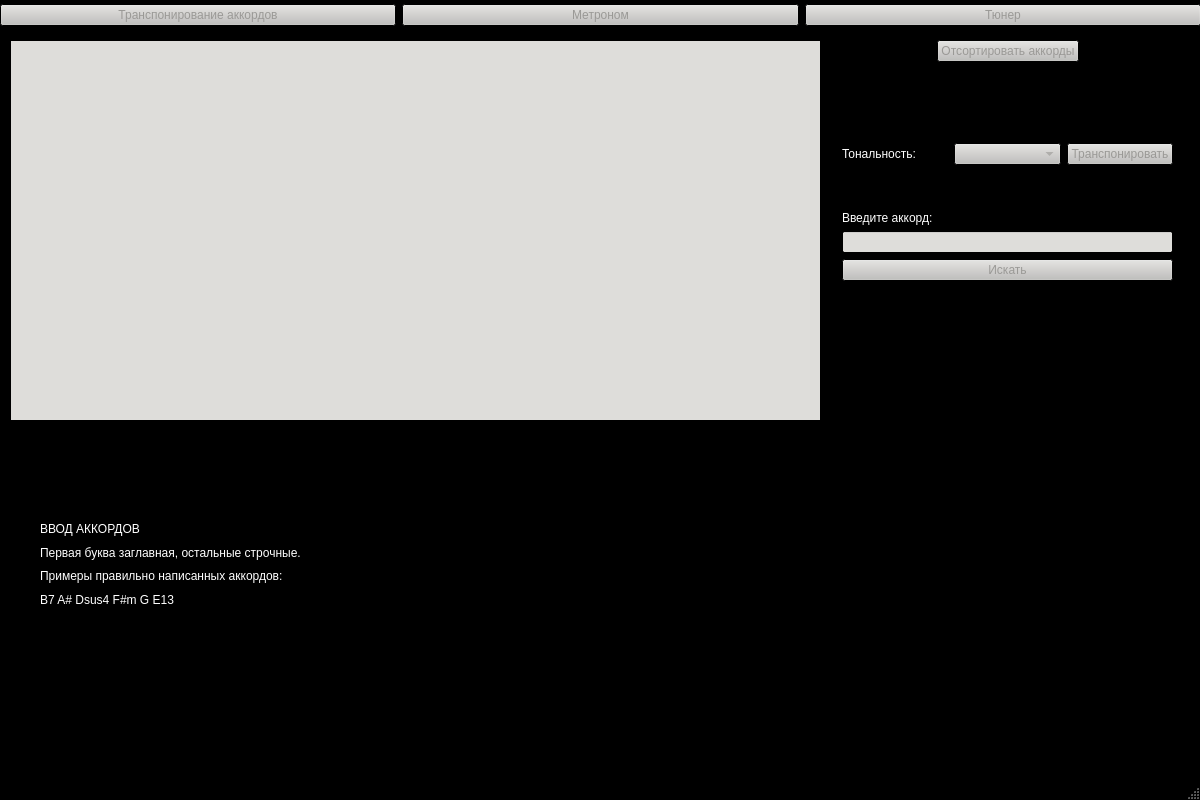
<?xml version="1.0" encoding="UTF-8"?>
<ui version="4.0">
 <class>MainWindow</class>
 <widget class="QMainWindow" name="MainWindow">
  <property name="geometry">
   <rect>
    <x>0</x>
    <y>0</y>
    <width>1200</width>
    <height>800</height>
   </rect>
  </property>
  <property name="palette">
   <palette>
    <active>
     <colorrole role="Window">
      <brush brushstyle="SolidPattern">
       <color alpha="255">
        <red>0</red>
        <green>0</green>
        <blue>0</blue>
       </color>
      </brush>
     </colorrole>
    </active>
    <inactive>
     <colorrole role="Window">
      <brush brushstyle="SolidPattern">
       <color alpha="255">
        <red>0</red>
        <green>0</green>
        <blue>0</blue>
       </color>
      </brush>
     </colorrole>
    </inactive>
    <disabled>
     <colorrole role="Base">
      <brush brushstyle="SolidPattern">
       <color alpha="255">
        <red>0</red>
        <green>0</green>
        <blue>0</blue>
       </color>
      </brush>
     </colorrole>
     <colorrole role="Window">
      <brush brushstyle="SolidPattern">
       <color alpha="255">
        <red>0</red>
        <green>0</green>
        <blue>0</blue>
       </color>
      </brush>
     </colorrole>
    </disabled>
   </palette>
  </property>
  <property name="windowTitle">
   <string>MainWindow</string>
  </property>
  <widget class="QWidget" name="centralwidget">
   <property name="palette">
    <palette>
     <active>
      <colorrole role="WindowText">
       <brush brushstyle="SolidPattern">
        <color alpha="255">
         <red>255</red>
         <green>255</green>
         <blue>255</blue>
        </color>
       </brush>
      </colorrole>
      <colorrole role="Button">
       <brush brushstyle="SolidPattern">
        <color alpha="255">
         <red>198</red>
         <green>70</green>
         <blue>0</blue>
        </color>
       </brush>
      </colorrole>
      <colorrole role="Light">
       <brush brushstyle="SolidPattern">
        <color alpha="255">
         <red>255</red>
         <green>255</green>
         <blue>255</blue>
        </color>
       </brush>
      </colorrole>
      <colorrole role="Text">
       <brush brushstyle="SolidPattern">
        <color alpha="255">
         <red>0</red>
         <green>0</green>
         <blue>0</blue>
        </color>
       </brush>
      </colorrole>
      <colorrole role="ButtonText">
       <brush brushstyle="SolidPattern">
        <color alpha="255">
         <red>255</red>
         <green>255</green>
         <blue>255</blue>
        </color>
       </brush>
      </colorrole>
      <colorrole role="Base">
       <brush brushstyle="SolidPattern">
        <color alpha="255">
         <red>222</red>
         <green>221</green>
         <blue>218</blue>
        </color>
       </brush>
      </colorrole>
      <colorrole role="Window">
       <brush brushstyle="SolidPattern">
        <color alpha="255">
         <red>0</red>
         <green>0</green>
         <blue>0</blue>
        </color>
       </brush>
      </colorrole>
      <colorrole role="Shadow">
       <brush brushstyle="SolidPattern">
        <color alpha="255">
         <red>0</red>
         <green>0</green>
         <blue>0</blue>
        </color>
       </brush>
      </colorrole>
      <colorrole role="Highlight">
       <brush brushstyle="SolidPattern">
        <color alpha="255">
         <red>198</red>
         <green>70</green>
         <blue>0</blue>
        </color>
       </brush>
      </colorrole>
      <colorrole role="Link">
       <brush brushstyle="SolidPattern">
        <color alpha="255">
         <red>165</red>
         <green>29</green>
         <blue>45</blue>
        </color>
       </brush>
      </colorrole>
      <colorrole role="Accent">
       <brush brushstyle="SolidPattern">
        <color alpha="255">
         <red>198</red>
         <green>70</green>
         <blue>0</blue>
        </color>
       </brush>
      </colorrole>
     </active>
     <inactive>
      <colorrole role="WindowText">
       <brush brushstyle="SolidPattern">
        <color alpha="255">
         <red>255</red>
         <green>255</green>
         <blue>255</blue>
        </color>
       </brush>
      </colorrole>
      <colorrole role="Button">
       <brush brushstyle="SolidPattern">
        <color alpha="255">
         <red>192</red>
         <green>191</green>
         <blue>188</blue>
        </color>
       </brush>
      </colorrole>
      <colorrole role="ButtonText">
       <brush brushstyle="SolidPattern">
        <color alpha="255">
         <red>154</red>
         <green>153</green>
         <blue>150</blue>
        </color>
       </brush>
      </colorrole>
      <colorrole role="Base">
       <brush brushstyle="SolidPattern">
        <color alpha="255">
         <red>222</red>
         <green>221</green>
         <blue>218</blue>
        </color>
       </brush>
      </colorrole>
      <colorrole role="Window">
       <brush brushstyle="SolidPattern">
        <color alpha="255">
         <red>0</red>
         <green>0</green>
         <blue>0</blue>
        </color>
       </brush>
      </colorrole>
      <colorrole role="Highlight">
       <brush brushstyle="SolidPattern">
        <color alpha="255">
         <red>198</red>
         <green>70</green>
         <blue>0</blue>
        </color>
       </brush>
      </colorrole>
      <colorrole role="Link">
       <brush brushstyle="SolidPattern">
        <color alpha="255">
         <red>165</red>
         <green>29</green>
         <blue>45</blue>
        </color>
       </brush>
      </colorrole>
      <colorrole role="Accent">
       <brush brushstyle="SolidPattern">
        <color alpha="255">
         <red>198</red>
         <green>70</green>
         <blue>0</blue>
        </color>
       </brush>
      </colorrole>
     </inactive>
     <disabled>
      <colorrole role="WindowText">
       <brush brushstyle="SolidPattern">
        <color alpha="255">
         <red>255</red>
         <green>255</green>
         <blue>255</blue>
        </color>
       </brush>
      </colorrole>
      <colorrole role="Window">
       <brush brushstyle="SolidPattern">
        <color alpha="255">
         <red>0</red>
         <green>0</green>
         <blue>0</blue>
        </color>
       </brush>
      </colorrole>
      <colorrole role="Highlight">
       <brush brushstyle="SolidPattern">
        <color alpha="255">
         <red>198</red>
         <green>70</green>
         <blue>0</blue>
        </color>
       </brush>
      </colorrole>
      <colorrole role="Link">
       <brush brushstyle="SolidPattern">
        <color alpha="255">
         <red>165</red>
         <green>29</green>
         <blue>45</blue>
        </color>
       </brush>
      </colorrole>
     </disabled>
    </palette>
   </property>
   <widget class="QStackedWidget" name="stackedWidget">
    <property name="geometry">
     <rect>
      <x>0</x>
      <y>0</y>
      <width>1200</width>
      <height>800</height>
     </rect>
    </property>
    <widget class="QWidget" name="chordTransposerPage">
     <widget class="QTextEdit" name="textEdit">
      <property name="geometry">
       <rect>
        <x>10</x>
        <y>40</y>
        <width>811</width>
        <height>381</height>
       </rect>
      </property>
     </widget>
     <widget class="QWidget" name="horizontalLayoutWidget">
      <property name="geometry">
       <rect>
        <x>0</x>
        <y>0</y>
        <width>1201</width>
        <height>31</height>
       </rect>
      </property>
      <layout class="QHBoxLayout" name="horizontalLayout_4">
       <item>
        <widget class="QPushButton" name="pushButton">
         <property name="text">
          <string>Транспонирование аккордов</string>
         </property>
        </widget>
       </item>
       <item>
        <widget class="QPushButton" name="fromChordTransposerToMetronomeButton">
         <property name="text">
          <string>Метроном</string>
         </property>
        </widget>
       </item>
       <item>
        <widget class="QPushButton" name="fromChordTransposerToTunerButton">
         <property name="text">
          <string>Тюнер</string>
         </property>
        </widget>
       </item>
      </layout>
     </widget>
     <widget class="QWidget" name="verticalLayoutWidget">
      <property name="geometry">
       <rect>
        <x>842</x>
        <y>40</y>
        <width>331</width>
        <height>261</height>
       </rect>
      </property>
      <layout class="QVBoxLayout" name="verticalLayout_4">
       <item>
        <layout class="QHBoxLayout" name="horizontalLayout_5">
         <item>
          <spacer name="horizontalSpacer">
           <property name="orientation">
            <enum>Qt::Horizontal</enum>
           </property>
           <property name="sizeHint" stdset="0">
            <size>
             <width>40</width>
             <height>20</height>
            </size>
           </property>
          </spacer>
         </item>
         <item>
          <widget class="QPushButton" name="sortChordsButton">
           <property name="text">
            <string>Отсортировать аккорды</string>
           </property>
          </widget>
         </item>
         <item>
          <spacer name="horizontalSpacer_2">
           <property name="orientation">
            <enum>Qt::Horizontal</enum>
           </property>
           <property name="sizeHint" stdset="0">
            <size>
             <width>40</width>
             <height>20</height>
            </size>
           </property>
          </spacer>
         </item>
        </layout>
       </item>
       <item>
        <spacer name="verticalSpacer">
         <property name="orientation">
          <enum>Qt::Vertical</enum>
         </property>
         <property name="sizeHint" stdset="0">
          <size>
           <width>0</width>
           <height>0</height>
          </size>
         </property>
        </spacer>
       </item>
       <item>
        <layout class="QHBoxLayout" name="horizontalLayout_6">
         <item>
          <widget class="QLabel" name="label_8">
           <property name="text">
            <string>Тональность:</string>
           </property>
          </widget>
         </item>
         <item>
          <widget class="QComboBox" name="tonesComboBox"/>
         </item>
         <item>
          <widget class="QPushButton" name="transposeButton">
           <property name="text">
            <string>Транспонировать</string>
           </property>
          </widget>
         </item>
        </layout>
       </item>
       <item>
        <layout class="QVBoxLayout" name="verticalLayout_5">
         <item>
          <spacer name="verticalSpacer_2">
           <property name="orientation">
            <enum>Qt::Vertical</enum>
           </property>
           <property name="sizeHint" stdset="0">
            <size>
             <width>20</width>
             <height>40</height>
            </size>
           </property>
          </spacer>
         </item>
         <item>
          <widget class="QLabel" name="label_9">
           <property name="text">
            <string>Введите аккорд:</string>
           </property>
          </widget>
         </item>
         <item>
          <widget class="QLineEdit" name="searchLineEdit"/>
         </item>
         <item>
          <widget class="QPushButton" name="searchButton">
           <property name="text">
            <string>Искать</string>
           </property>
          </widget>
         </item>
         <item>
          <widget class="QLabel" name="searchResultLabel">
           <property name="text">
            <string/>
           </property>
          </widget>
         </item>
        </layout>
       </item>
      </layout>
     </widget>
     <widget class="QWidget" name="verticalLayoutWidget_2">
      <property name="geometry">
       <rect>
        <x>40</x>
        <y>520</y>
        <width>327</width>
        <height>88</height>
       </rect>
      </property>
      <layout class="QVBoxLayout" name="verticalLayout">
       <item>
        <widget class="QLabel" name="label_7">
         <property name="text">
          <string>ВВОД АККОРДОВ</string>
         </property>
        </widget>
       </item>
       <item>
        <widget class="QLabel" name="label_4">
         <property name="text">
          <string>Первая буква заглавная, остальные строчные.</string>
         </property>
        </widget>
       </item>
       <item>
        <widget class="QLabel" name="label_5">
         <property name="text">
          <string>Примеры правильно написанных аккордов:</string>
         </property>
        </widget>
       </item>
       <item>
        <widget class="QLabel" name="label_6">
         <property name="text">
          <string>B7 A# Dsus4 F#m G E13</string>
         </property>
        </widget>
       </item>
      </layout>
     </widget>
     <widget class="QLabel" name="label_16">
      <property name="geometry">
       <rect>
        <x>390</x>
        <y>460</y>
        <width>781</width>
        <height>261</height>
       </rect>
      </property>
      <property name="text">
       <string/>
      </property>
      <property name="pixmap">
       <pixmap resource="resource.qrc">:/MediaFiles/notes.jpeg</pixmap>
      </property>
      <property name="alignment">
       <set>Qt::AlignCenter</set>
      </property>
     </widget>
    </widget>
    <widget class="QWidget" name="metronomePage">
     <widget class="QWidget" name="horizontalLayoutWidget_4">
      <property name="geometry">
       <rect>
        <x>0</x>
        <y>0</y>
        <width>1201</width>
        <height>31</height>
       </rect>
      </property>
      <layout class="QHBoxLayout" name="horizontalLayout_7">
       <item>
        <widget class="QPushButton" name="fromMetronomeToChordTransposerButton">
         <property name="text">
          <string>Транспонирование аккордов</string>
         </property>
        </widget>
       </item>
       <item>
        <widget class="QPushButton" name="pushButton_3">
         <property name="text">
          <string>Метроном</string>
         </property>
        </widget>
       </item>
       <item>
        <widget class="QPushButton" name="fromMetronomeToTunerButton">
         <property name="text">
          <string>Тюнер</string>
         </property>
        </widget>
       </item>
      </layout>
     </widget>
     <widget class="QLabel" name="label">
      <property name="enabled">
       <bool>true</bool>
      </property>
      <property name="geometry">
       <rect>
        <x>80</x>
        <y>50</y>
        <width>1031</width>
        <height>661</height>
       </rect>
      </property>
      <property name="font">
       <font>
        <bold>false</bold>
       </font>
      </property>
      <property name="focusPolicy">
       <enum>Qt::NoFocus</enum>
      </property>
      <property name="text">
       <string/>
      </property>
      <property name="pixmap">
       <pixmap resource="resource.qrc">:/MediaFiles/metronomejpeg</pixmap>
      </property>
      <property name="alignment">
       <set>Qt::AlignCenter</set>
      </property>
     </widget>
     <widget class="QWidget" name="verticalLayoutWidget_3">
      <property name="geometry">
       <rect>
        <x>300</x>
        <y>150</y>
        <width>591</width>
        <height>331</height>
       </rect>
      </property>
      <layout class="QVBoxLayout" name="verticalLayout_2">
       <item>
        <layout class="QGridLayout" name="gridLayout">
         <item row="0" column="0">
          <widget class="QLabel" name="label_2">
           <property name="font">
            <font>
             <bold>true</bold>
             <strikeout>false</strikeout>
            </font>
           </property>
           <property name="focusPolicy">
            <enum>Qt::NoFocus</enum>
           </property>
           <property name="autoFillBackground">
            <bool>true</bool>
           </property>
           <property name="text">
            <string>Громкость</string>
           </property>
          </widget>
         </item>
         <item row="0" column="1">
          <widget class="QSlider" name="volumeSlider">
           <property name="orientation">
            <enum>Qt::Horizontal</enum>
           </property>
          </widget>
         </item>
         <item row="1" column="1">
          <widget class="QSlider" name="BPMSlider">
           <property name="orientation">
            <enum>Qt::Horizontal</enum>
           </property>
          </widget>
         </item>
         <item row="1" column="0">
          <widget class="QLabel" name="label_15">
           <property name="font">
            <font>
             <bold>true</bold>
            </font>
           </property>
           <property name="autoFillBackground">
            <bool>false</bool>
           </property>
           <property name="text">
            <string>ВРМ</string>
           </property>
          </widget>
         </item>
         <item row="0" column="2">
          <widget class="QLabel" name="volumeLabel">
           <property name="font">
            <font>
             <bold>true</bold>
            </font>
           </property>
           <property name="autoFillBackground">
            <bool>true</bool>
           </property>
           <property name="text">
            <string/>
           </property>
           <property name="alignment">
            <set>Qt::AlignCenter</set>
           </property>
          </widget>
         </item>
         <item row="1" column="2">
          <widget class="QSpinBox" name="BPMSpinBox"/>
         </item>
        </layout>
       </item>
       <item>
        <widget class="QCheckBox" name="stressFirstBitCheckBox">
         <property name="font">
          <font>
           <bold>true</bold>
          </font>
         </property>
         <property name="autoFillBackground">
          <bool>true</bool>
         </property>
         <property name="text">
          <string>Не выделять первый такт</string>
         </property>
        </widget>
       </item>
      </layout>
     </widget>
     <widget class="QWidget" name="verticalLayoutWidget_4">
      <property name="geometry">
       <rect>
        <x>500</x>
        <y>510</y>
        <width>171</width>
        <height>111</height>
       </rect>
      </property>
      <layout class="QVBoxLayout" name="verticalLayout_3">
       <item>
        <widget class="QPushButton" name="startMetronomeButton">
         <property name="text">
          <string>Старт</string>
         </property>
        </widget>
       </item>
       <item>
        <widget class="QPushButton" name="stopMetronomeButton">
         <property name="text">
          <string>Стоп</string>
         </property>
        </widget>
       </item>
      </layout>
     </widget>
    </widget>
    <widget class="QWidget" name="tunerPage">
     <widget class="QStackedWidget" name="tunerStackedWidget">
      <property name="geometry">
       <rect>
        <x>30</x>
        <y>200</y>
        <width>1151</width>
        <height>531</height>
       </rect>
      </property>
      <widget class="QWidget" name="page">
       <widget class="QWidget" name="horizontalLayoutWidget_7">
        <property name="geometry">
         <rect>
          <x>460</x>
          <y>0</y>
          <width>236</width>
          <height>31</height>
         </rect>
        </property>
        <layout class="QHBoxLayout" name="horizontalLayout_12">
         <item>
          <widget class="QRadioButton" name="guitar6String1RadioButton">
           <property name="text">
            <string>1</string>
           </property>
          </widget>
         </item>
         <item>
          <widget class="QRadioButton" name="guitar6String2RadioButton">
           <property name="text">
            <string>2</string>
           </property>
          </widget>
         </item>
         <item>
          <widget class="QRadioButton" name="guitar6String3RadioButton">
           <property name="text">
            <string>3</string>
           </property>
          </widget>
         </item>
         <item>
          <widget class="QRadioButton" name="guitar6String4RadioButton">
           <property name="text">
            <string>4</string>
           </property>
          </widget>
         </item>
         <item>
          <widget class="QRadioButton" name="guitar6String5RadioButton">
           <property name="text">
            <string>5</string>
           </property>
          </widget>
         </item>
         <item>
          <widget class="QRadioButton" name="guitar6String6RadioButton">
           <property name="text">
            <string>6</string>
           </property>
          </widget>
         </item>
        </layout>
       </widget>
       <widget class="QLabel" name="label_13">
        <property name="geometry">
         <rect>
          <x>80</x>
          <y>40</y>
          <width>1011</width>
          <height>481</height>
         </rect>
        </property>
        <property name="text">
         <string/>
        </property>
        <property name="pixmap">
         <pixmap resource="resource.qrc">:/MediaFiles/guitar.jpg</pixmap>
        </property>
        <property name="alignment">
         <set>Qt::AlignCenter</set>
        </property>
       </widget>
      </widget>
      <widget class="QWidget" name="page_2">
       <widget class="QWidget" name="horizontalLayoutWidget_8">
        <property name="geometry">
         <rect>
          <x>440</x>
          <y>0</y>
          <width>276</width>
          <height>25</height>
         </rect>
        </property>
        <layout class="QHBoxLayout" name="horizontalLayout_13">
         <item>
          <widget class="QRadioButton" name="guitar7String1RadioButton">
           <property name="text">
            <string>1</string>
           </property>
          </widget>
         </item>
         <item>
          <widget class="QRadioButton" name="guitar7String2RadioButton">
           <property name="text">
            <string>2</string>
           </property>
          </widget>
         </item>
         <item>
          <widget class="QRadioButton" name="guitar7String3RadioButton">
           <property name="text">
            <string>3</string>
           </property>
          </widget>
         </item>
         <item>
          <widget class="QRadioButton" name="guitar7String4RadioButton">
           <property name="text">
            <string>4</string>
           </property>
          </widget>
         </item>
         <item>
          <widget class="QRadioButton" name="guitar7String5RadioButton">
           <property name="text">
            <string>5</string>
           </property>
          </widget>
         </item>
         <item>
          <widget class="QRadioButton" name="guitar7String6RadioButton">
           <property name="text">
            <string>6</string>
           </property>
          </widget>
         </item>
         <item>
          <widget class="QRadioButton" name="guitar7String7RadioButton">
           <property name="text">
            <string>7</string>
           </property>
          </widget>
         </item>
        </layout>
       </widget>
       <widget class="QLabel" name="label_14">
        <property name="geometry">
         <rect>
          <x>60</x>
          <y>20</y>
          <width>1021</width>
          <height>501</height>
         </rect>
        </property>
        <property name="text">
         <string/>
        </property>
        <property name="pixmap">
         <pixmap resource="resource.qrc">:/MediaFiles/guitar7.jpg</pixmap>
        </property>
        <property name="alignment">
         <set>Qt::AlignCenter</set>
        </property>
       </widget>
      </widget>
      <widget class="QWidget" name="page_3">
       <widget class="QWidget" name="horizontalLayoutWidget_9">
        <property name="geometry">
         <rect>
          <x>500</x>
          <y>0</y>
          <width>160</width>
          <height>25</height>
         </rect>
        </property>
        <layout class="QHBoxLayout" name="horizontalLayout_14">
         <item>
          <widget class="QRadioButton" name="ukuleleString1RadioButton">
           <property name="text">
            <string>1</string>
           </property>
          </widget>
         </item>
         <item>
          <widget class="QRadioButton" name="ukuleleString2RadioButton">
           <property name="text">
            <string>2</string>
           </property>
          </widget>
         </item>
         <item>
          <widget class="QRadioButton" name="ukuleleString3RadioButton">
           <property name="text">
            <string>3</string>
           </property>
          </widget>
         </item>
         <item>
          <widget class="QRadioButton" name="ukuleleString4RadioButton_2">
           <property name="text">
            <string>4</string>
           </property>
          </widget>
         </item>
        </layout>
       </widget>
       <widget class="QLabel" name="label_11">
        <property name="geometry">
         <rect>
          <x>70</x>
          <y>30</y>
          <width>1011</width>
          <height>501</height>
         </rect>
        </property>
        <property name="text">
         <string/>
        </property>
        <property name="pixmap">
         <pixmap resource="resource.qrc">:/MediaFiles/ukulele.jpg</pixmap>
        </property>
        <property name="alignment">
         <set>Qt::AlignCenter</set>
        </property>
       </widget>
      </widget>
      <widget class="QWidget" name="page_4">
       <widget class="QWidget" name="horizontalLayoutWidget_10">
        <property name="geometry">
         <rect>
          <x>500</x>
          <y>0</y>
          <width>160</width>
          <height>31</height>
         </rect>
        </property>
        <layout class="QHBoxLayout" name="horizontalLayout_15">
         <item>
          <widget class="QRadioButton" name="bass4String1RadioButton">
           <property name="text">
            <string>1</string>
           </property>
          </widget>
         </item>
         <item>
          <widget class="QRadioButton" name="bass4String2RadioButton">
           <property name="text">
            <string>2</string>
           </property>
          </widget>
         </item>
         <item>
          <widget class="QRadioButton" name="bass4String3RadioButton">
           <property name="text">
            <string>3</string>
           </property>
          </widget>
         </item>
         <item>
          <widget class="QRadioButton" name="bass4String4RadioButton">
           <property name="text">
            <string>4</string>
           </property>
          </widget>
         </item>
        </layout>
       </widget>
       <widget class="QLabel" name="label_10">
        <property name="geometry">
         <rect>
          <x>50</x>
          <y>40</y>
          <width>1031</width>
          <height>491</height>
         </rect>
        </property>
        <property name="text">
         <string/>
        </property>
        <property name="pixmap">
         <pixmap resource="resource.qrc">:/MediaFiles/bass.jpeg</pixmap>
        </property>
       </widget>
      </widget>
      <widget class="QWidget" name="page_5">
       <widget class="QWidget" name="horizontalLayoutWidget_11">
        <property name="geometry">
         <rect>
          <x>460</x>
          <y>0</y>
          <width>221</width>
          <height>25</height>
         </rect>
        </property>
        <layout class="QHBoxLayout" name="horizontalLayout_16">
         <item>
          <widget class="QRadioButton" name="bass5String1RadioButton">
           <property name="text">
            <string>1</string>
           </property>
          </widget>
         </item>
         <item>
          <widget class="QRadioButton" name="bass5String2RadioButton">
           <property name="text">
            <string>2</string>
           </property>
          </widget>
         </item>
         <item>
          <widget class="QRadioButton" name="bass5String3RadioButton">
           <property name="text">
            <string>3</string>
           </property>
          </widget>
         </item>
         <item>
          <widget class="QRadioButton" name="bass5String4RadioButton">
           <property name="text">
            <string>4</string>
           </property>
          </widget>
         </item>
         <item>
          <widget class="QRadioButton" name="bass5String5RadioButton">
           <property name="text">
            <string>5</string>
           </property>
          </widget>
         </item>
        </layout>
       </widget>
       <widget class="QLabel" name="label_12">
        <property name="geometry">
         <rect>
          <x>50</x>
          <y>30</y>
          <width>1041</width>
          <height>491</height>
         </rect>
        </property>
        <property name="text">
         <string/>
        </property>
        <property name="pixmap">
         <pixmap resource="resource.qrc">:/MediaFiles/bass5.jpeg</pixmap>
        </property>
       </widget>
      </widget>
     </widget>
     <widget class="QWidget" name="horizontalLayoutWidget_5">
      <property name="geometry">
       <rect>
        <x>0</x>
        <y>0</y>
        <width>1201</width>
        <height>31</height>
       </rect>
      </property>
      <layout class="QHBoxLayout" name="horizontalLayout_10">
       <item>
        <widget class="QPushButton" name="fromTunerToChordTransposerButton">
         <property name="text">
          <string>Транспонирование аккордов</string>
         </property>
        </widget>
       </item>
       <item>
        <widget class="QPushButton" name="fromTunerToMetronomeButton">
         <property name="text">
          <string>Метроном</string>
         </property>
        </widget>
       </item>
       <item>
        <widget class="QPushButton" name="pushButton_8">
         <property name="text">
          <string>Тюнер</string>
         </property>
        </widget>
       </item>
      </layout>
     </widget>
     <widget class="QWidget" name="horizontalLayoutWidget_6">
      <property name="geometry">
       <rect>
        <x>20</x>
        <y>50</y>
        <width>1151</width>
        <height>80</height>
       </rect>
      </property>
      <layout class="QHBoxLayout" name="horizontalLayout_11">
       <item>
        <widget class="QComboBox" name="guitarTypeComboBox">
         <item>
          <property name="text">
           <string>Шестиструнная гитара</string>
          </property>
         </item>
         <item>
          <property name="text">
           <string>Семиструнная гитара</string>
          </property>
         </item>
         <item>
          <property name="text">
           <string>Укулеле</string>
          </property>
         </item>
         <item>
          <property name="text">
           <string>Четырёхструнная бас-гитара</string>
          </property>
         </item>
         <item>
          <property name="text">
           <string>Пятиструнная бас-гитара</string>
          </property>
         </item>
        </widget>
       </item>
       <item>
        <spacer name="horizontalSpacer_4">
         <property name="orientation">
          <enum>Qt::Horizontal</enum>
         </property>
         <property name="sizeHint" stdset="0">
          <size>
           <width>40</width>
           <height>20</height>
          </size>
         </property>
        </spacer>
       </item>
       <item>
        <widget class="QPushButton" name="playButton">
         <property name="text">
          <string>Воспроизвести</string>
         </property>
        </widget>
       </item>
       <item>
        <widget class="QLabel" name="frequencyLabel">
         <property name="text">
          <string/>
         </property>
        </widget>
       </item>
      </layout>
     </widget>
     <widget class="QLabel" name="label_3">
      <property name="geometry">
       <rect>
        <x>560</x>
        <y>170</y>
        <width>111</width>
        <height>17</height>
       </rect>
      </property>
      <property name="text">
       <string>Номер струны:</string>
      </property>
     </widget>
    </widget>
   </widget>
  </widget>
  <widget class="QMenuBar" name="menubar">
   <property name="geometry">
    <rect>
     <x>0</x>
     <y>0</y>
     <width>1200</width>
     <height>22</height>
    </rect>
   </property>
  </widget>
  <widget class="QStatusBar" name="statusbar"/>
 </widget>
 <resources>
  <include location="resource.qrc"/>
 </resources>
 <connections/>
</ui>
